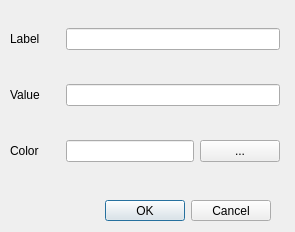
<?xml version="1.0" encoding="UTF-8"?>
<ui version="4.0">
 <class>ChartPointDialog</class>
 <widget class="QDialog" name="ChartPointDialog">
  <property name="geometry">
   <rect>
    <x>0</x>
    <y>0</y>
    <width>295</width>
    <height>232</height>
   </rect>
  </property>
  <property name="windowTitle">
   <string>Dialog</string>
  </property>
  <widget class="QWidget" name="gridLayoutWidget">
   <property name="geometry">
    <rect>
     <x>10</x>
     <y>0</y>
     <width>270</width>
     <height>191</height>
    </rect>
   </property>
   <layout class="QGridLayout" name="gridLayout">
    <item row="0" column="0">
     <widget class="QLabel" name="lblLabel">
      <property name="text">
       <string>Label</string>
      </property>
     </widget>
    </item>
    <item row="1" column="0">
     <widget class="QLabel" name="lblValue">
      <property name="minimumSize">
       <size>
        <width>50</width>
        <height>0</height>
       </size>
      </property>
      <property name="text">
       <string>Value</string>
      </property>
     </widget>
    </item>
    <item row="2" column="3">
     <widget class="QPushButton" name="pushButton">
      <property name="sizePolicy">
       <sizepolicy hsizetype="Fixed" vsizetype="Fixed">
        <horstretch>0</horstretch>
        <verstretch>0</verstretch>
       </sizepolicy>
      </property>
      <property name="text">
       <string>...</string>
      </property>
     </widget>
    </item>
    <item row="0" column="2" colspan="2">
     <widget class="QLineEdit" name="txtLabel"/>
    </item>
    <item row="2" column="0">
     <widget class="QLabel" name="lblColor">
      <property name="text">
       <string>Color</string>
      </property>
     </widget>
    </item>
    <item row="1" column="2" colspan="2">
     <widget class="QLineEdit" name="txtValue"/>
    </item>
    <item row="2" column="2">
     <widget class="QLineEdit" name="txtColor">
      <property name="readOnly">
       <bool>true</bool>
      </property>
     </widget>
    </item>
   </layout>
  </widget>
  <widget class="QDialogButtonBox" name="buttonBox">
   <property name="geometry">
    <rect>
     <x>60</x>
     <y>200</y>
     <width>211</width>
     <height>21</height>
    </rect>
   </property>
   <property name="orientation">
    <enum>Qt::Horizontal</enum>
   </property>
   <property name="standardButtons">
    <set>QDialogButtonBox::Cancel|QDialogButtonBox::Ok</set>
   </property>
  </widget>
 </widget>
 <resources/>
 <connections>
  <connection>
   <sender>buttonBox</sender>
   <signal>accepted()</signal>
   <receiver>ChartPointDialog</receiver>
   <slot>accept()</slot>
   <hints>
    <hint type="sourcelabel">
     <x>248</x>
     <y>254</y>
    </hint>
    <hint type="destinationlabel">
     <x>157</x>
     <y>274</y>
    </hint>
   </hints>
  </connection>
  <connection>
   <sender>buttonBox</sender>
   <signal>rejected()</signal>
   <receiver>ChartPointDialog</receiver>
   <slot>reject()</slot>
   <hints>
    <hint type="sourcelabel">
     <x>316</x>
     <y>260</y>
    </hint>
    <hint type="destinationlabel">
     <x>286</x>
     <y>274</y>
    </hint>
   </hints>
  </connection>
 </connections>
</ui>
